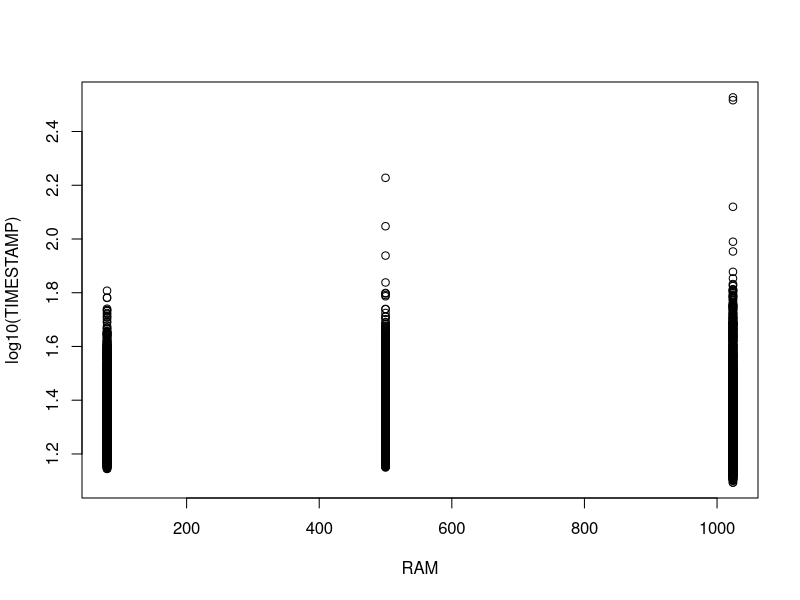
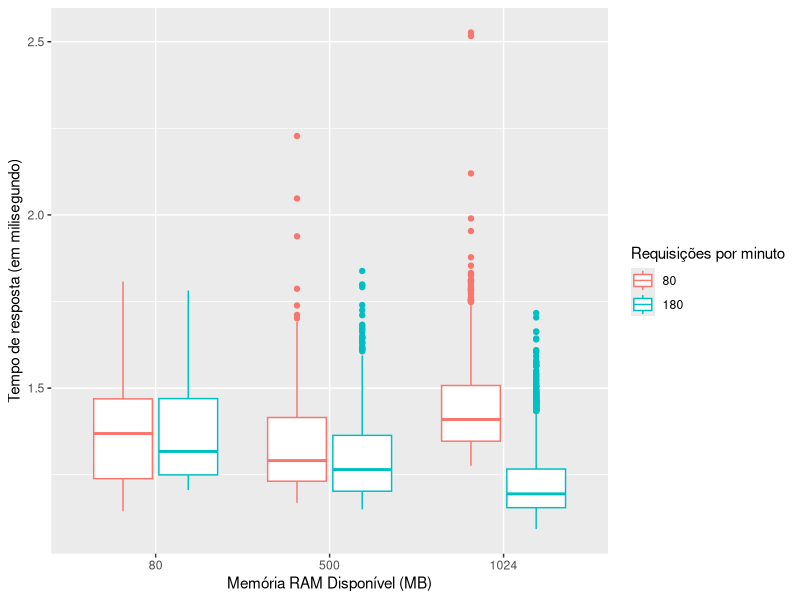
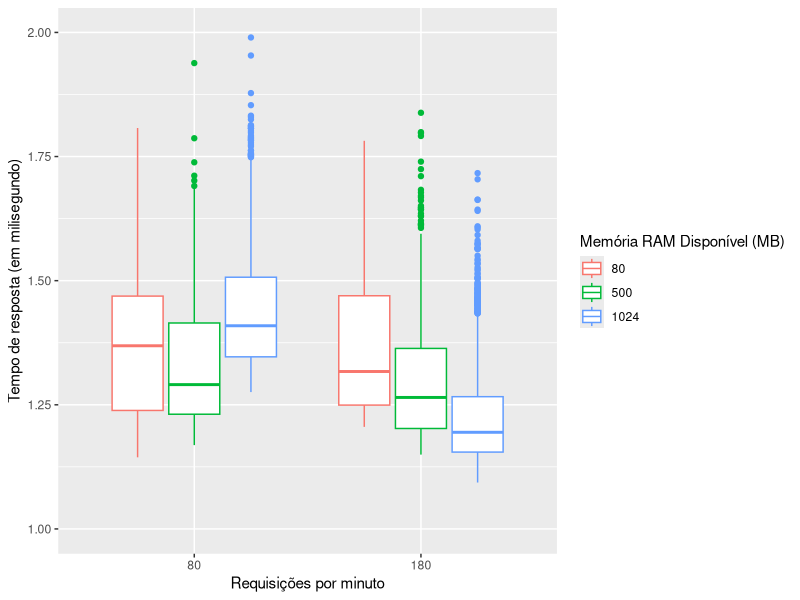
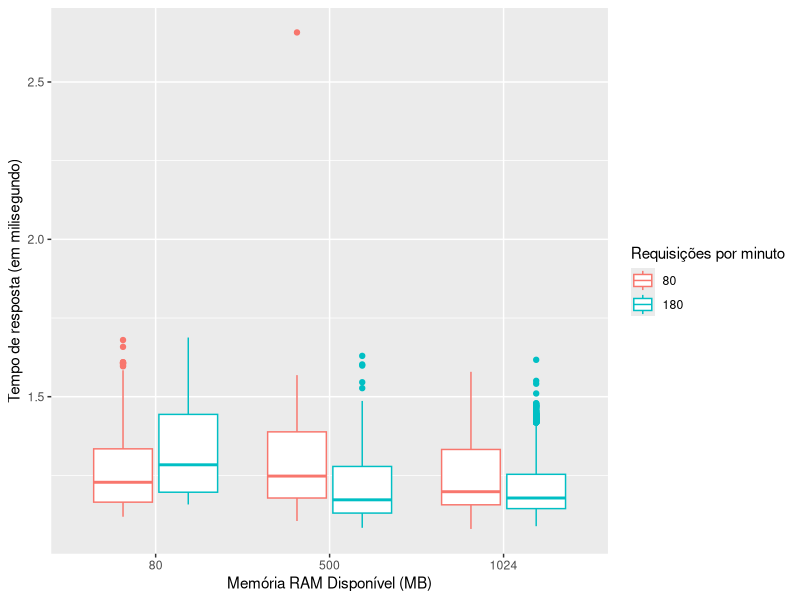
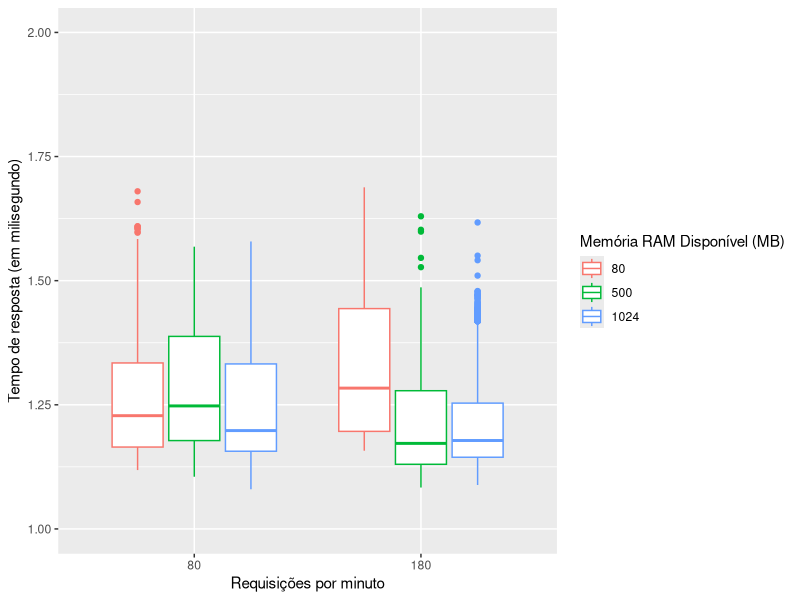
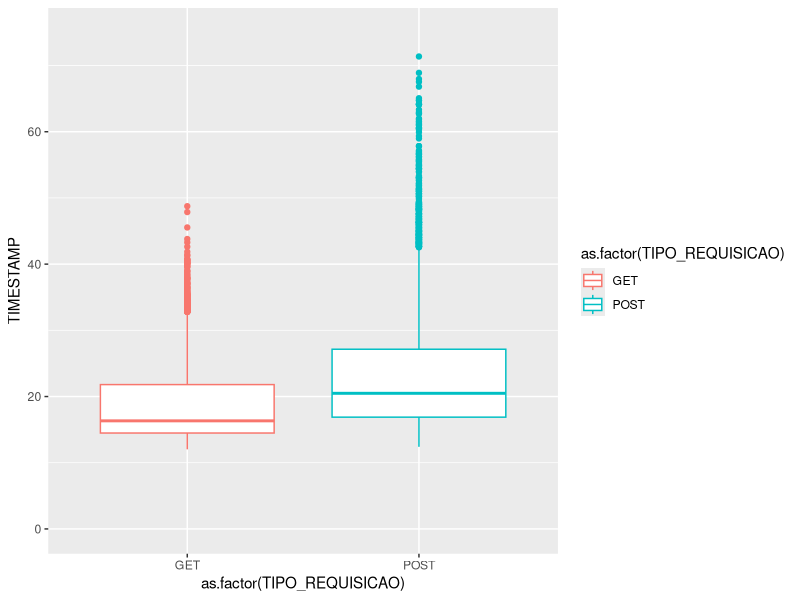
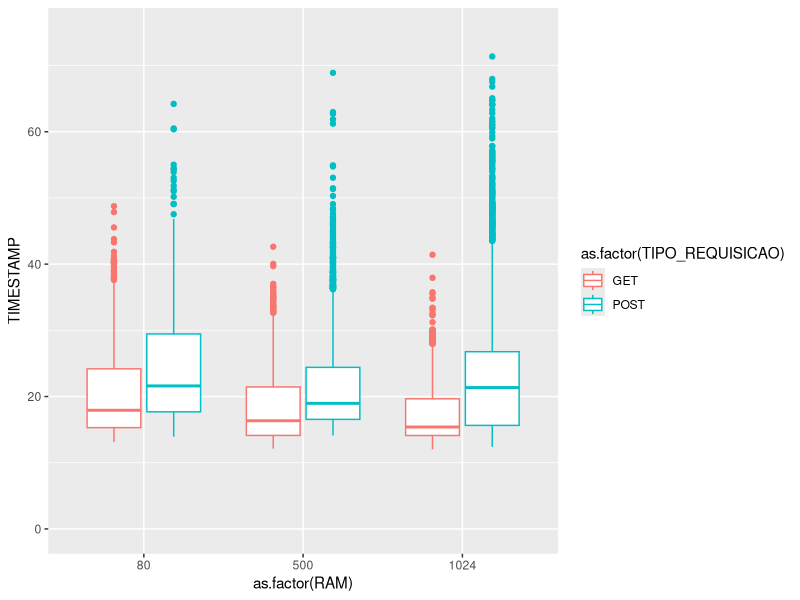

Recreate these plots in R, in order.
## ---- chunk 1
install.packages("knitr")
install.packages("dplyr")
install.packages("ggplot2")

knitr::opts_chunk$set(echo = TRUE)
## ---- chunk 2
library(dplyr)
library(ggplot2)
## ---- chunk 3
get.80.1g = read.csv2(file="../data/1GB/request_get_80_reports_pdf.csv", sep = ",")
get.180.1g = read.csv2(file="../data/1GB/request_get_180_consumptions.csv", sep=",")
post.80.1g = read.csv2(file="../data/1GB/request_post_80_create_water_consumption.csv", sep=",")
post.180.1g = read.csv2(file="../data/1GB/request_post_180_create_water_consumptions.csv", sep=",")

get.80.500m = read.csv2(file="../data/500MB/request_get_80_reports_pdf.csv", sep = ",")
get.180.500m = read.csv2(file="../data/500MB/request_get_180_consumptions.csv", sep=",")
post.80.500m = read.csv2(file="../data/500MB/request_post_80_create_water_consumption.csv", sep=",")
post.180.500m = read.csv2(file="../data/500MB/request_post_180_create_water_consumptions.csv", sep=",")

get.80.80m = read.csv2(file="../data/80MB/request_get_80_reports_pdf.csv", sep = ",")
get.180.80m = read.csv2(file="../data/80MB/request_get_180_consumptions.csv", sep=",")
post.80.80m = read.csv2(file="../data/80MB/request_post_80_create_water_consumption.csv", sep=",")
post.180.80m = read.csv2(file="../data/80MB/request_post_180_create_water_consumptions.csv", sep=",")


get.180.1g["TIPO_REQUISICAO"] <- 'GET'
get.180.500m["TIPO_REQUISICAO"] <- 'GET'
get.180.80m["TIPO_REQUISICAO"] <- 'GET'

get.80.1g["TIPO_REQUISICAO"] <- 'GET'
get.80.500m["TIPO_REQUISICAO"] <- 'GET'
get.80.80m["TIPO_REQUISICAO"] <- 'GET'
## ---- chunk 4
get_timestamp_diff <- function(df){
  
  begin = df %>% filter(df$MOMENTO == "BEGIN")
  end = df %>% filter(df$MOMENTO == "END")
  
  df = left_join(begin, end, by=c("ID", "TIPO_REQUISICAO"))
  df$TIMESTAMP = (df$TIMESTAMP.y / 1000000) - (df$TIMESTAMP.x / 1000000)
  df = df %>% select("ID", "TIPO_REQUISICAO", "TIMESTAMP")

  return(df)
}
## ---- chunk 5
get.180.1g = get_timestamp_diff(get.180.1g)
get.180.500m = get_timestamp_diff(get.180.500m)
get.180.80m = get_timestamp_diff(get.180.80m)
get.80.1g = get_timestamp_diff(get.80.1g)
get.80.500m = get_timestamp_diff(get.80.500m)
get.80.80m = get_timestamp_diff(get.80.80m)
post.180.1g = get_timestamp_diff(post.180.1g)
post.180.500m = get_timestamp_diff(post.180.500m)
post.180.80m = get_timestamp_diff(post.180.80m)
post.80.1g = get_timestamp_diff(post.80.1g)
post.80.500m = get_timestamp_diff(post.80.500m)
post.80.80m = get_timestamp_diff(post.80.80m)
## ---- chunk 6
get.180.1g["RAM"] <- 1024
get.180.500m["RAM"] <- 500
get.180.80m["RAM"] <- 80

get.180.1g["REQ_MIN"] <- 180
get.180.500m["REQ_MIN"] <- 180
get.180.80m["REQ_MIN"] <- 180

post.180.1g["RAM"] <- 1024
post.180.500m["RAM"] <- 500
post.180.80m["RAM"] <- 80

post.180.1g["REQ_MIN"] <- 180
post.180.500m["REQ_MIN"] <- 180
post.180.80m["REQ_MIN"] <- 180


get.80.1g["RAM"] <- 1024
get.80.500m["RAM"] <- 500
get.80.80m["RAM"] <- 80

get.80.1g["REQ_MIN"] <- 80
get.80.500m["REQ_MIN"] <- 80
get.80.80m["REQ_MIN"] <- 80

post.80.1g["RAM"] <- 1024
post.80.500m["RAM"] <- 500
post.80.80m["RAM"] <- 80

post.80.1g["REQ_MIN"] <- 80
post.80.500m["REQ_MIN"] <- 80
post.80.80m["REQ_MIN"] <- 80

post.all <- rbind(post.180.1g,post.180.500m,post.180.80m,post.80.1g,post.80.500m,post.80.80m)
get.all <- rbind(get.180.1g,get.180.500m,get.180.80m,get.80.1g,get.80.500m,get.80.80m)
tests <- rbind(post.all, get.all)
## ---- chunk 7
# Check the ylim
plot(log10(TIMESTAMP) ~ RAM, data = post.all)

posts_by_ram <- ggplot(data = post.all, aes(x=as.factor(RAM), y=log10(TIMESTAMP), colour=as.factor(REQ_MIN))) + geom_boxplot()
  #geom_jitter(size=1, alpha=0.4, width=0.4, height=0.1) 
posts_by_ram +labs(colour = "Requisições por minuto", x="Memória RAM Disponível (MB)", y= "Tempo de resposta (em milisegundo)")


posts_by_req <- ggplot(data = post.all, aes(x=as.factor(REQ_MIN), y=log10(TIMESTAMP), colour=as.factor(RAM)))  + geom_boxplot()
  #geom_jitter(size=1, alpha=0.4, width=0.4, height=0.1) 
posts_by_req + ylim(1,2) +labs(colour = "Memória RAM Disponível (MB)", x="Requisições por minuto", y= "Tempo de resposta (em milisegundo)")


#GET
gets_by_ram <- ggplot(data = get.all, aes(x=as.factor(RAM), y=log10(TIMESTAMP), colour=as.factor(REQ_MIN))) + geom_boxplot()
  #geom_jitter(size=1, alpha=0.4, width=0.4, height=0.1) 
gets_by_ram +labs(colour = "Requisições por minuto", x="Memória RAM Disponível (MB)", y= "Tempo de resposta (em milisegundo)")


gets_by_req <- ggplot(data = get.all, aes(x=as.factor(REQ_MIN), y=log10(TIMESTAMP), colour=as.factor(RAM)))  + geom_boxplot()
  #geom_jitter(size=1, alpha=0.4, width=0.4, height=0.1) 
gets_by_req + ylim(1,2) +labs(colour = "Memória RAM Disponível (MB)", x="Requisições por minuto", y= "Tempo de resposta (em milisegundo)")





#ALL BY TYPE
ggplot(data = tests, aes(x=as.factor(TIPO_REQUISICAO), y=TIMESTAMP, colour=as.factor(TIPO_REQUISICAO))) + geom_boxplot() + ylim(0,75)
  geom_jitter(size=1, alpha=0.4, width=0.4, height=0.1)

  
ggplot(data = tests, aes(x=as.factor(RAM), y=TIMESTAMP, colour=as.factor(TIPO_REQUISICAO))) + geom_boxplot() + ylim(0,75)  
  
